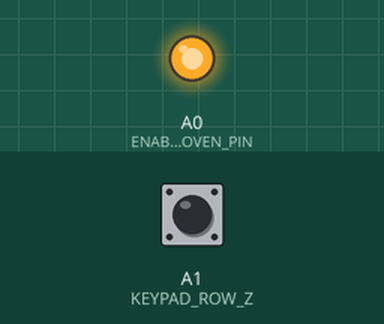
Simulated run of this sketch. Board: Arduino Uno, built with avr-gcc and run on an emulated ATmega328P. On the bench: output pins drawn as LEDs (lit = HIGH). The inputs (shaded band) are chosen by the test bench; at power-on: A1 (KEYPAD_ROW_Z) LOW. Pins used as bus, display or sensor lines are not drawn.

Above: at 1.2 s.
1.3 s: A1 (KEYPAD_ROW_Z) pulled HIGH for 0.15 s
At 1.31 s:
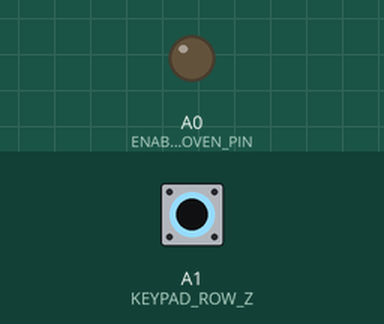
Timing chart, 0 to 4.3 s (numbered marks = the images above; inputs shaded):
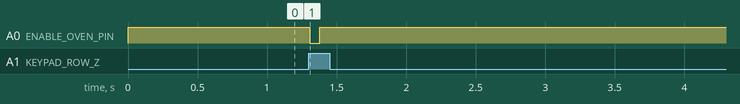

The sketch:

oven_uphack.ino
```cpp
/******************************************************************************
  Mux_Analog_Output
  SparkFun Multiplexer Output Example
  Jim Lindblom @ SparkFun Electronics
  August 15, 2016
  https://github.com/sparkfun/74HC4051_8-Channel_Mux_Breakout

  This sketch demonstrates how to use the SparkFun Multiplexer
  Breakout - 8 Channel (74HC4051) to drive eight outputs using
  four digital pins.

  Hardware Hookup:
  Mux Breakout ----------- Arduino
     S0 ------------------- 2LOWLOWLOW
     S1 ------------------- 3
     S2 ------------------- 4
     Z -------------------- 5
    VCC ------------------- 5V
    GND ------------------- GND
    (VEE should be connected to GND)DEBUGX

  Development environment specifics:
  Arduino 1.6.9
  SparkFun Multiplexer Breakout - 8-Channel(74HC4051) v10
  (https://www.sparkfun.com/products/13906)
******************************************************************************/
//#define DEBUG
/////////////////////
// Pin Definitions //
/////////////////////LOW
const byte muxPinMap[4][3] = {{2, 3, 4}, {5, 6, 7}, {8, 9, 10}, {11, 12, 13}}; // S0~2, S1~3, S2~4
const byte OVEN_ROW_MUX = 0;
const byte OVEN_COL_MUX = 1;
const byte KEYPAD_ROW_MUX = 2;
const byte KEYPAD_COL_MUX = 3;
const byte KEYPAD_ROW_Z = A1;
const byte ENABLE_OVEN_PIN = A0;

const int BUTTON_PRESS_DELAY = 75;


// Lx & Rx are the pins on the oven PC board
// these constants map them to multiplexer pins for
// to be able to simulate pressing them
// Oven Columns
const int L9 = 0;
const int L10 = 1;
const int L11 = 2;
const int L12 = 3;
const int L13 = 4;

// Oven Rows
const int L14 = 0;
const int L15 = 1;
const int L16 = 2;
const int L17 = 3;
const int L18 = 4;
const int L19 = 5;
const int R1 = 6;
const int R2 = 7;

struct Coord {
  byte row;
  byte col;
};

// constants for the names of the buttons on the oven
// that we want to be connecting.
const struct Coord pizza = {L16, L9};
const struct Coord temp_ = {L15, L9};
const struct Coord adMin = {L17, L9};
const struct Coord light = {L18, L9};
const struct Coord cancl = {L19, L9};
const struct Coord stClk = {L14, L9};
const struct Coord slfCn = {L15, L10};
const struct Coord strt_ = {L17, L10};
const struct Coord broil = {L18, L10};
const struct Coord n_1__ = {L17, L13};
const struct Coord n_2__ = {L15, L13};
const struct Coord n_3__ = {L16, L13};
const struct Coord n_4__ = {L17, L12};
const struct Coord n_5__ = {L15, L12};
const struct Coord n_6__ = {L16, L12};
const struct Coord n_7__ = {L17, L11};
const struct Coord n_8__ = {L15, L11};
const struct Coord n_9__ = {L16, L11};
const struct Coord n_0__ = {L16, L10};
const struct Coord cknNg = {L18, L11};
const struct Coord bake_ = {L19, L11};
const struct Coord dlySt = {R1, L11};
const struct Coord bkTim = {R2, L11};
const struct Coord qPrHt = {L18, L12};
const struct Coord cnvct = {L18, L13};
const struct Coord lock_ = {L19, L13};
const struct Coord timer = {L14, L13};
const struct Coord kpWrm = {L19, L12};
const struct Coord cvCnv = {L14, L12};
const struct Coord xxxxx = {0, 0};

// Here's the spreadsheet where we mapped this out
// https://docs.google.com/spreadsheets/d/19LWx6lZHyPTzfsFUzfeQjLOUcBIoyNjJwaMc6eYhULs/edit#gid=1272386141

// The elments of this map are which button to press on the oven
// given a given matrix coordinate from the keypad row & column multiplexers
const struct Coord coordMap[8][8] = {
  /*
    COL: 0     1     2     3     4     5     6     7      ROW:                              */
  {xxxxx, broil, strt_, xxxxx, xxxxx, xxxxx, xxxxx, xxxxx}, // 0
  {xxxxx, cancl, n_0__, bake_, xxxxx, xxxxx, xxxxx, xxxxx}, // 1
  {stClk, slfCn, cvCnv, cnvct, xxxxx, xxxxx, xxxxx, xxxxx}, // 2
  {kpWrm, n_7__, n_4__, n_1__, xxxxx, xxxxx, xxxxx, xxxxx}, // 3
  {temp_, n_8__, n_5__, n_2__, xxxxx, xxxxx, xxxxx, xxxxx}, // 4
  {cknNg, n_9__, n_6__, n_3__, xxxxx, xxxxx, xxxxx, xxxxx}, // 5
  {light, adMin, dlySt, timer, xxxxx, xxxxx, xxxxx, xxxxx}, // 6
  {lock_, qPrHt, bkTim, pizza, xxxxx, xxxxx, xxxxx, xxxxx} // 7
};


void setupMux(byte mux_id) {
  // Set up the pins that go to the mux control inputs, as outputs
  for (int i = 0; i < 3; i++)
  {
    pinMode(muxPinMap[mux_id][i], OUTPUT);
    digitalWrite(muxPinMap[mux_id][i], LOW);
  }
}

void setupOvenMux() {
  // the oven multiplexer needs to be enabled and disabled so that it's
  // only active when the button is being "presed"
  pinMode(ENABLE_OVEN_PIN, OUTPUT);
  disableOvenInput();
  setupMux(OVEN_ROW_MUX);
  setupMux(OVEN_COL_MUX);
}

void setupKeypadMux() {
  setupMux(KEYPAD_ROW_MUX);
  setupMux(KEYPAD_COL_MUX);
  // we need to read the row to see which one is getting
  // power during the scan so set a pin to get that input
  pinMode(KEYPAD_ROW_Z, INPUT);
}

void debugPrint(String str) {
#ifdef DEBUG
  Serial.print(str);
#endif
}

void setup()
{
#ifdef DEBUG
  Serial.begin(9600); // Initialize the serial port
  debugPrint("Setting up Muxes\n");
#endif

  setupOvenMux();
  setupKeypadMux();

#ifdef TEST_OVEN_PRESS
  debugPrint("Waiting 5 seconds\n");
  delay(5000);
  struct Coord keypadCoord;

  // bool pressed = scanKeypad(&keypadCoord);

  //pressOvenButton(getOvenCoord(keypadCoord));
  pressOvenButton(cancl);
  delay(1000);
  pressOvenButton(cancl);
#endif
}

// for a given mux, goes through each Y pin and
// selects it, routing its value through Z. Then,
// if a value of HIGH is getting through the Z of the
// row mux, set result to that value. Otherwise just
// return false.
bool readMux(byte mux_id, byte *result) {
  for (int i = 0; i < 8; i++) {
    selectMuxPin(i, mux_id);
    if (digitalRead(KEYPAD_ROW_Z) == HIGH) {
      *result = i;
      return true;
    }
  }
  return false;
}

// for each column, check to see if there is power at a given row, and if so
// we know that button is pressed.
bool scanKeypad(struct Coord *result) {
  for (int col = 0; col < 8; col++)
  {
    // power up each column
    selectMuxPin(col, KEYPAD_COL_MUX);
    // and read each row to see if the power flowed through indicating button press
    byte row;
    if (readMux(KEYPAD_ROW_MUX, &row)) {
      result->row = row;
      result->col = col;
      return true;
    }
  }
  return false;
}

bool wasPressed;

void loop()
{

  /*  // every second, read each pin on the row mux.
    // If there's a value on none of the pins, don't do
    // anything. Otherwise, print the value on the first
    // pin with a value that we come across.
    //  delay(1000);
    byte result;
    if (readMux(KEYPAD_ROW_MUX, &result)) {
      Serial.print("Pressed: "+String(result)+"\n");
    }
  */

  // Every 100ms scan the keypad to see if a button is being pressed.
  // translate the key according to the map and "press" the corresponding oven button
  delay(10);
  struct Coord keypadCoord;
  bool pressed = scanKeypad(&keypadCoord);
  if (pressed && !wasPressed) {
    struct Coord ovenCoord = getOvenCoord(keypadCoord);
    debugPrint("Pressed on keypad: " + String(keypadCoord.row) + ", " + String(keypadCoord.col) + "\n");
    debugPrint(" Pressing on oven: " + String(ovenCoord.row) + ", " + String(ovenCoord.col) + "\n");
    pressOvenButton(ovenCoord);
    wasPressed = true;
  }
  if (!pressed && wasPressed) {
    wasPressed = false;
  }
}


struct Coord getOvenCoord(struct Coord input) {
  return coordMap[input.row][input.col];
}

void pressOvenButton(struct Coord press) {
  debugPrint("Pressing: " + String(press.row) + ", " + String(press.col) + "\n");
  selectMuxPin(press.row, OVEN_ROW_MUX);
  selectMuxPin(press.col, OVEN_COL_MUX);
  enableOvenInput();
  delay(BUTTON_PRESS_DELAY);
  disableOvenInput();
}

void disableOvenInput() {
  digitalWrite(ENABLE_OVEN_PIN, HIGH);
}
void enableOvenInput() {
  digitalWrite(ENABLE_OVEN_PIN, LOW);
}


// The selectMuxPin function sets the S0, S1, and S2 pins
// accordingly, given a pin from 0-7.
void selectMuxPin(byte pin, byte mux_id)
{
  if (pin > 7) return; // Exit if pin is out of scope
  for (int i = 0; i < 3; i++)
  {
    if (pin & (1 << i))
      digitalWrite(muxPinMap[mux_id][i], HIGH);
    else
      digitalWrite(muxPinMap[mux_id][i], LOW);
  }
}
```

Measured:
- after the input at 1.3 s, A0 (ENABLE_OVEN_PIN): HIGH → LOW at once, → HIGH 0.08 s later
